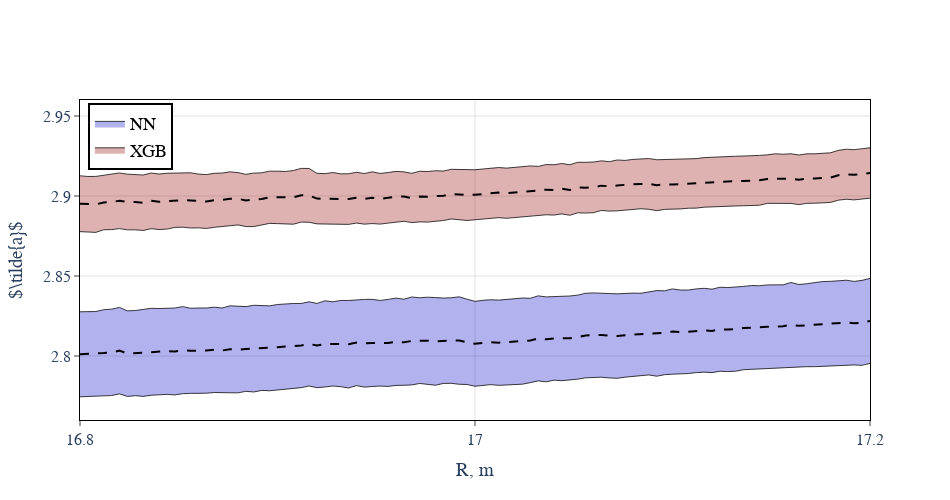

Source (notebook cell):
### Code cell
fig = go.Figure()

fig.add_trace(
    go.Scatter(
        x=Rs,
        y=coefs_df_real_xgb[r'$\tilde{a}$']+coefs_df_real_xgb[r'$\Delta \tilde{a}$'],
        line=dict(color='black', width=0.75),
        showlegend=False
    )
)

fig.add_trace(
    go.Scatter(
        x=Rs,
        y=coefs_df_real_xgb[r'$\tilde{a}$']-coefs_df_real_xgb[r'$\Delta \tilde{a}$'],
        fill='tonexty',
        fillcolor=color_xgb,
        name='XGB',
        line=dict(color='black', width=0.75)
    )
)

fig.add_trace(
    go.Scatter(
        x=Rs,
        y=coefs_df_real_xgb[r'$\tilde{a}$'],
        mode='lines',#'lines+markers',
        showlegend=False,
        line=dict(
            dash='dash',
            color='black'
        ),
        marker=dict(
            color='black',
            size=8,
            symbol='x'
        ),
    )
)

fig.add_trace(
    go.Scatter(
        x=Rs,
        y=coefs_df_real_NN[r'$\tilde{a}$']+coefs_df_real_NN[r'$\Delta \tilde{a}$'],
        line=dict(color='black', width=0.75),
        showlegend=False
    )
)

fig.add_trace(
    go.Scatter(
        x=Rs,
        y=coefs_df_real_NN[r'$\tilde{a}$']-coefs_df_real_NN[r'$\Delta \tilde{a}$'],
        fill='tonexty',
        fillcolor=color_NN,
        name='NN',
        line=dict(color='black', width=0.75)
    )
)

fig.add_trace(
    go.Scatter(
        x=Rs,
        y=coefs_df_real_NN[r'$\tilde{a}$'],
        mode='lines',#'lines+markers',
        showlegend=False,
        line=dict(
            dash='dash',
            color='black'
        ),
        marker=dict(
            color='black',
            size=8,
            symbol='x'
        ),
    )
)

xaxis = lambda range: dict(
    showline=True,
    ticks='outside',
    mirror=True,
    tick0=1,
    dtick=0.2,
    range=range,
    linecolor='black',
    showgrid=True,
    gridcolor='grey',
    gridwidth=0.25,
)

yaxis = lambda range: dict(
    showline=True,
    ticks='outside',
    mirror=True,
    linecolor='black',
    range=range,
    showgrid=True,
    gridcolor='grey',
    gridwidth=0.25,
    zeroline=True,
    zerolinecolor='black',
    zerolinewidth=0.25
)

fig.update_layout(
    xaxis_title="R, m",
    yaxis_title=r'$\tilde{a}$',
    xaxis = xaxis([R_min, R_max]),
    yaxis = yaxis([2.76, 2.96]),#[2.73, 2.94]),
    legend=dict(
        x=0.01,
        y=0.99,
        title_font_family="Times New Roman",
        font=dict(
            family="Times New Roman",
            size=18,
            color="black"
        ),
        bordercolor="Black",
        borderwidth=2
    ),
    showlegend=True,
    height=500,
    width=950,
    font=dict(
            family="Times New Roman",
            size=16,
    ),
)

fig.show()
pio.write_image(fig, 'plots/fv/atilde_vs_R.pdf', height=500, width=950)
